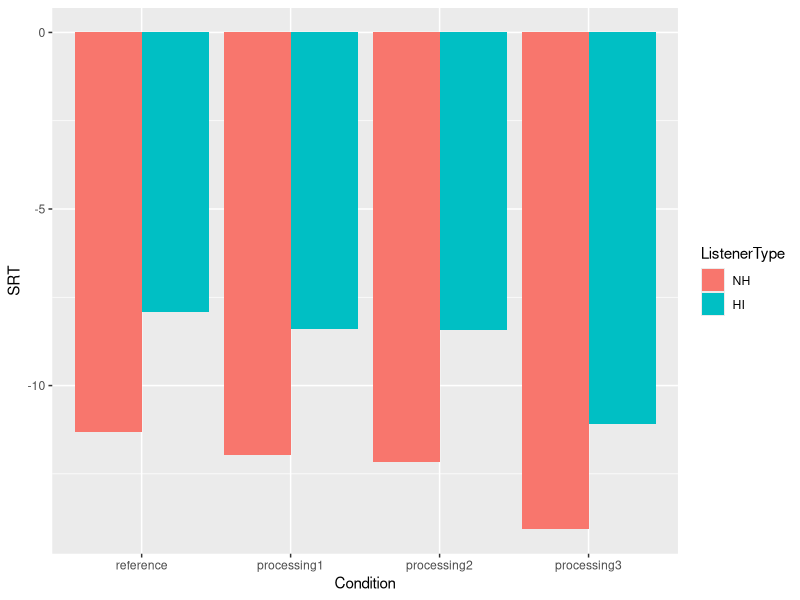
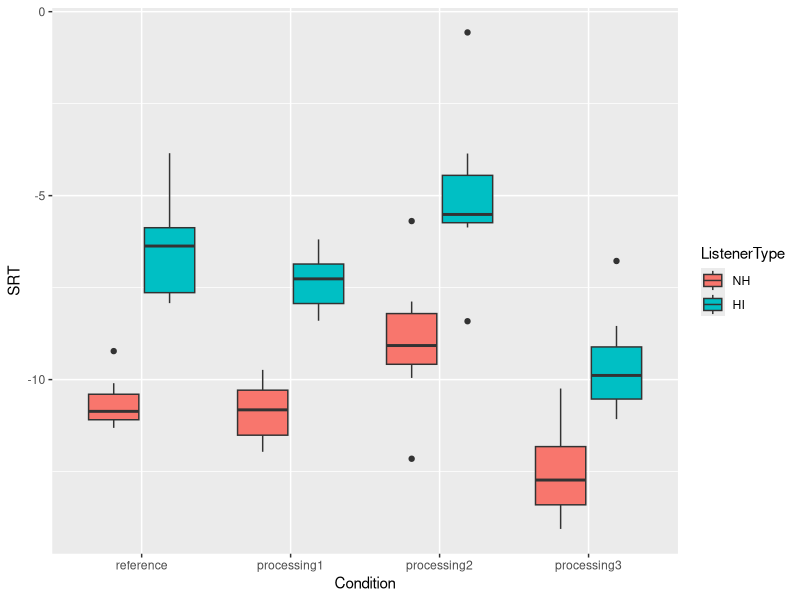
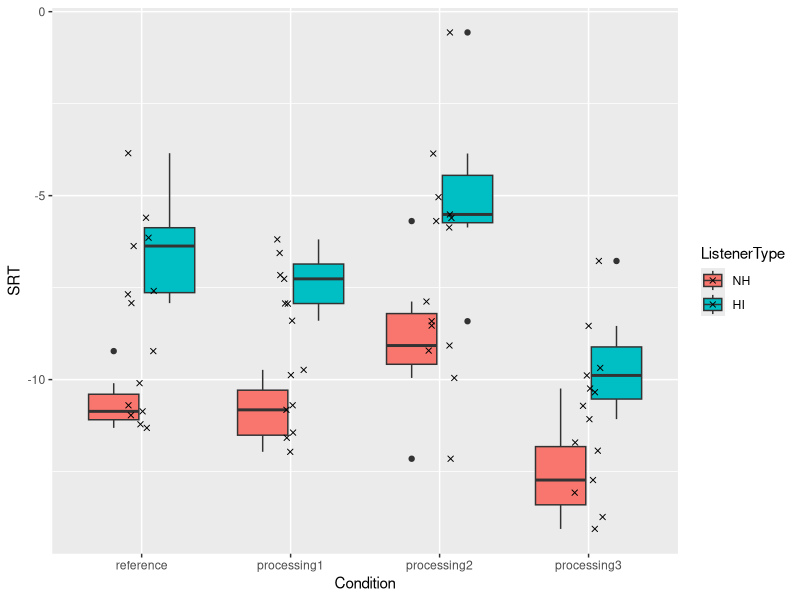
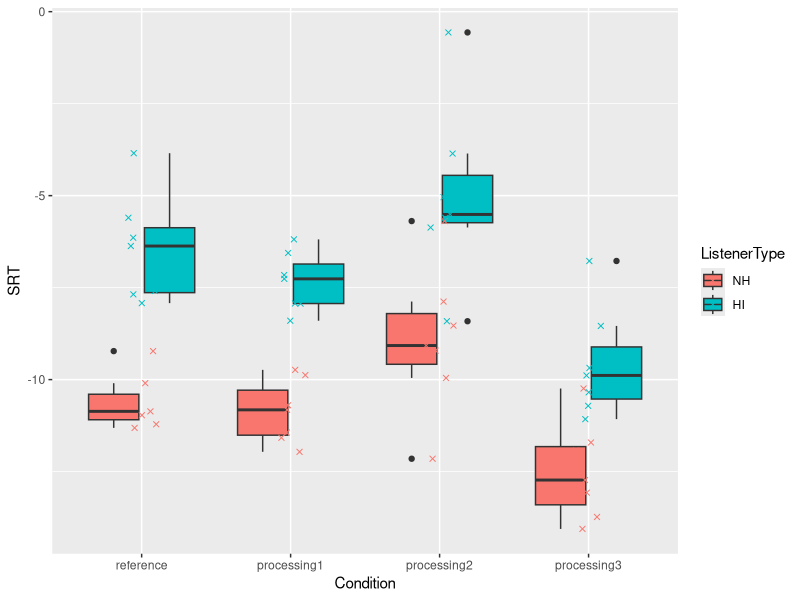

Here is the R script that generated these plots, in order: (Note: this script raises an error after producing the figures.)
## load packages
library(tidyverse)#for loading data, visualization, ...
library(lmerTest)#load package for repeated measures ANOVA
library(emmeans)#post-hoc

## load data
setwd("C:/Users/ahren/Documents/repos/Intro-R-Psychoacoustics")
dataframe <- read_csv("dataForR.csv",
                      col_types = cols(
                        Subject = col_factor(),
                        Condition = col_factor(c("reference","processing1","processing2","processing3")),
                        ListenerType = col_factor(),
                        SRT = col_double()
                      )
)

## make sure that all datatypes are correct
dataframe


## make a plot
f <- ggplot(dataframe,aes(x=Condition,y=SRT,fill=ListenerType))

f+geom_col(position=position_dodge())

f+geom_boxplot()

f+geom_boxplot()+geom_jitter(width=.1,shape=4)

f+geom_boxplot()+geom_jitter(aes(colour=ListenerType),width=.1,shape=4)

f+geom_boxplot()+geom_jitter(aes(colour=ListenerType),width=.1,shape=4)+theme_bw

f+geom_boxplot()+geom_jitter(aes(colour=ListenerType),width=.1,shape=4)+theme_bw()+labs(y="SRT [dB]",x="")

f+geom_boxplot()+geom_jitter(aes(colour=ListenerType),width=.1,shape=4)+
  theme_bw()+labs(y="SRT [dB]",x="")+theme(text = element_text(size=16))

ggsave("plot.png")

## stats

model1 <- lmer(SRT ~ Condition*ListenerType  + (1 | Subject), data = dataframe)
step_result <- step(model1)
step_result
model2 <- get_model(step_result)
anova(model2)
ranova(model2)

# multiple comparisons
emm <- emmeans(model1, ~ Condition,lmer.df = "satterthwaite")
test(emm)
rbind(pairs(emm), adjust="bonferroni")
